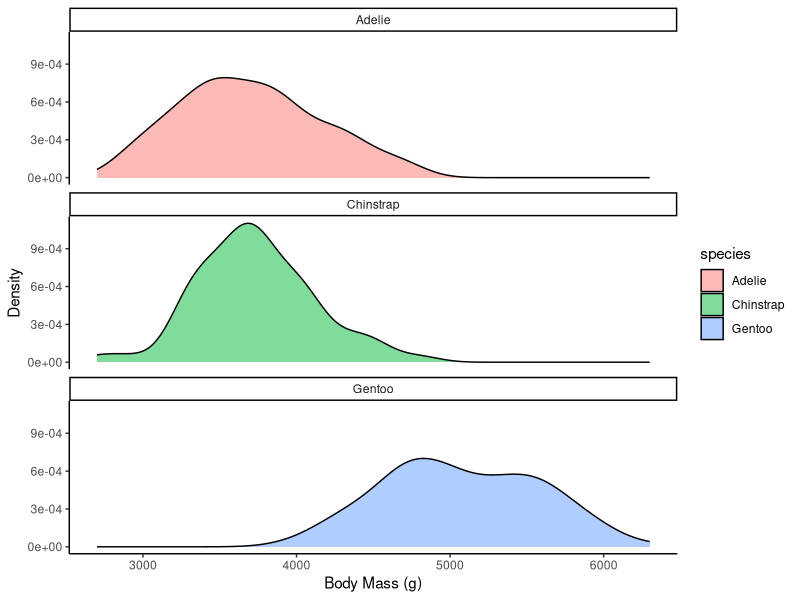
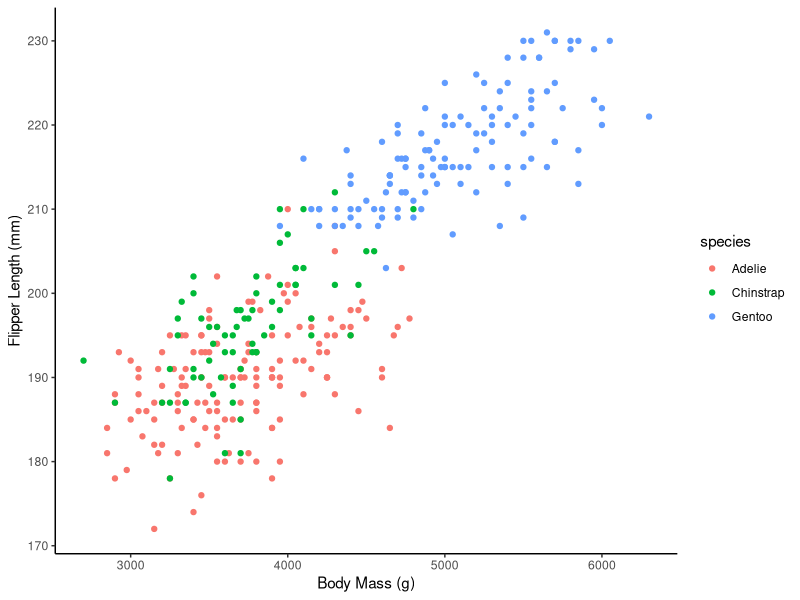
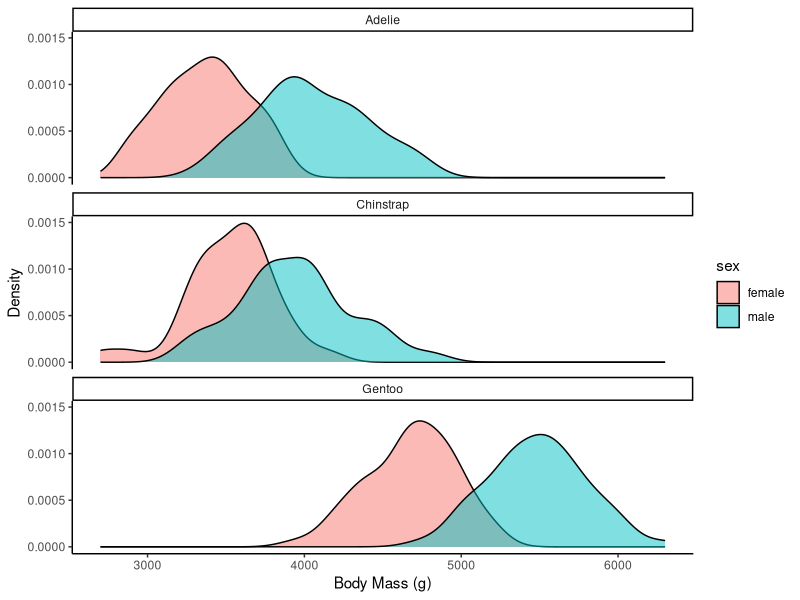

Reproduce these figures in R, in order.
## ---- chunk 1
knitr::opts_chunk$set(echo = TRUE)
library(palmerpenguins)
library(tidyverse)
## ---- chunk 2
#View(penguins) #view dataset in table
dim(penguins) #dimensions of dataset
colnames(penguins) #column headers

na_removed_penguins<- penguins %>% filter(is.na(sex)== FALSE)
## ---- chunk 3
penguins %>%
  ggplot() +
  geom_density(mapping = aes(x = body_mass_g, fill= species), alpha=0.5) +
  labs(x="Body Mass (g)", y="Density") +
  facet_wrap(~species, nrow=3) +
  theme_classic() 

## ---- chunk 4
penguins %>%
  ggplot() +
  geom_point(mapping = aes(x = body_mass_g, y=flipper_length_mm, color= species)) +
  labs(y= "Flipper Length (mm)", x="Body Mass (g)" ) +
  theme_classic() 
## ---- chunk 5
na_removed_penguins %>%
  ggplot() +
  geom_density(mapping = aes(x = body_mass_g, fill=sex), alpha=0.5) +
  facet_wrap(~species, nrow=3) +
  labs(x= "Body Mass (g)", y= "Density") +
  theme_classic() 
